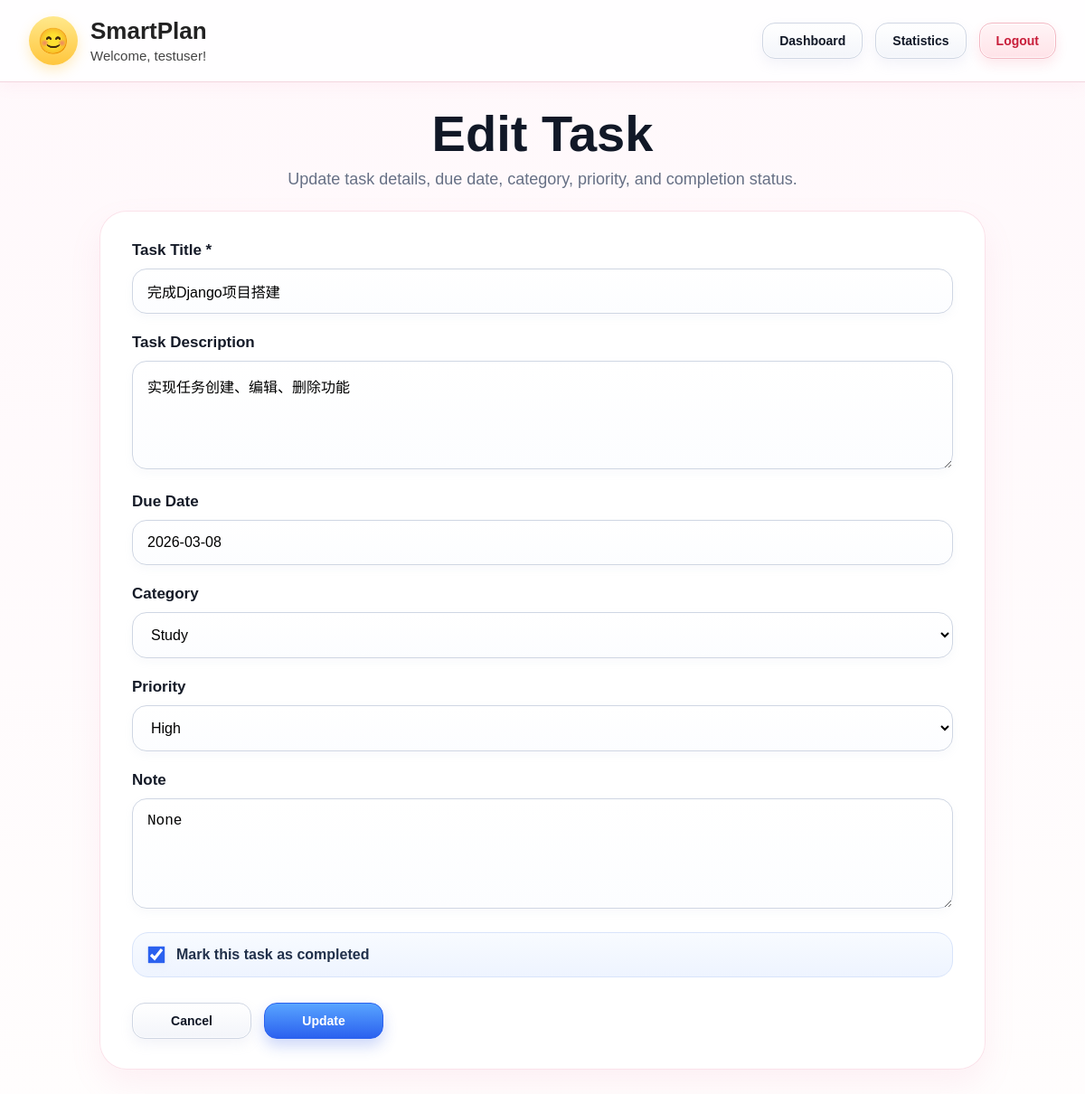
Page /task/edit/1/ (signed in) on the committed database.
### task/models.py (models this page shows, shortened)
class Task(models.Model):
    PRIORITY_CHOICES = [
        ('high', 'High'),
        ('medium', 'Medium'),
        ('low', 'Low'),
    ]
    user = models.ForeignKey(User, on_delete=models.CASCADE)
    title = models.CharField(max_length=255)
    description = models.TextField(blank=True)
    due_date = models.DateField(null=True, blank=True)
    created_at = models.DateTimeField(auto_now_add=True)
    completed_at = models.DateTimeField(null=True, blank=True)
    category = models.ForeignKey(Category, on_delete=models.SET_NULL, null=True,blank=True)
    priority = models.CharField(max_length=10, choices=PRIORITY_CHOICES, default='medium')
    status = models.BooleanField(default=False)
    note = models.TextField(blank=True, null=True)

class Category(models.Model):
    name = models.CharField(max_length=100, unique=True)
    color = models.CharField(max_length=7, default='#000000')
    description = models.TextField(blank=True)

### task/views.py (the view, shortened to what this page needs)
# urls.py: path('task/edit/<int:task_id>/', views.edit_task, name='edit_task'),
@login_required
def edit_task(request, task_id):
    user = request.user
    task = get_object_or_404(Task, id=task_id, user=user)
    categories = Category.objects.all()
    errors = []
    context = {
        'task': task,
        'categories': categories,
        'errors': errors,
        'user': user
    }
    return render(request, 'task/edit_task.html', context)

### task/templates/task/edit_task.html (shortened to what this page needs)
{% extends 'task/base.html' %}
{% block content %}
<div class="edit-task-shell">
    <div class="edit-task-header">
        <h2>Edit Task</h2>
        <p>Update task details, due date, category, priority, and completion status.</p>
    </div>
    <div class="edit-task-card">
        <form method="post">
            <div class="form-group">
                <label for="title">Task Title *</label>
                <input type="text" id="title" name="title" value="{{ task.title }}" required>
            </div>
            <div class="form-group">
                <label for="description">Task Description</label>
                <textarea id="description" name="description" rows="4">{{ task.description }}</textarea>
            </div>
            <div class="form-group">
                <label for="due_date">Due Date</label>
                <input
                    type="text"
                    id="due_date"
                    name="due_date"
                    value="{{ task.due_date|date:'Y-m-d' }}"
                    placeholder="Select a date"
                >
            </div>
            <div class="form-group">
                <label for="category">Category</label>
                <select id="category" name="category">
                    {% for category in categories %}
                        <option value="{{ category.id }}" {% if task.category and task.category.id == category.id %}selected{% endif %}>
                            {{ category.name }}
                        </option>
                    {% endfor %}
                </select>
            </div>
            <div class="form-group">
                <label for="priority">Priority</label>
                <select id="priority" name="priority">
                    <option value="high" {% if task.priority == 'high' %}selected{% endif %}>High</option>
                </select>
            </div>
            <div class="form-group">
                <label for="note">Note</label>
                <textarea
                    name="note"
                    id="note"
                    rows="5"
                    placeholder="Write task plan, steps, or description here..."
                >{{ task.note }}</textarea>
            </div>
            <div class="form-group">
                <div class="checkbox-row">
                    <label for="status" class="checkbox-label">
                        <input type="checkbox" id="status" name="status" {% if task.status %}checked{% endif %}>
                        Mark this task as completed
                    </label>
                </div>
            </div>
            <div class="edit-task-actions">
                <button
                    type="button"
                    class="btn btn-secondary"
                    onclick="window.location.href='{% url 'task_dashboard' %}'"
                >
                    Cancel
                </button>
                <button type="submit" class="btn btn-primary">Update</button>
            </div>
        </form>
    </div>
</div>
<link rel="stylesheet" href="https://cdn.jsdelivr.net/npm/flatpickr/dist/flatpickr.min.css">
{% endblock %}

### task/templates/task/base.html (shortened to what this page needs)
<!DOCTYPE html>
<html lang="en">
<head>
</head>
<body>
    <header class="topbar">
        <div class="topbar-inner">
            <div class="brand" style="display:flex; align-items:center; gap:14px;">
                <div style="
                    width:54px;
                    height:54px;
                    border-radius:50%;
                    display:flex;
                    align-items:center;
                    justify-content:center;
                    font-size:28px;
                    background:linear-gradient(180deg,#ffe88b,#ffc63d);
                    box-shadow:0 6px 14px rgba(255,200,60,0.30);
                ">
                    😊
                </div>
                <div>
                    <h1 style="margin:0;">SmartPlan</h1>
                    {% if user.is_authenticated %}
                        <div class="welcome-text">Welcome, {{ user.username }}!</div>
                    {% endif %}
                </div>
            </div>
            <nav class="nav-links" aria-label="Main navigation">
                {% if user.is_authenticated %}
                    <a href="{% url 'task_dashboard' %}"
                       class="{% if request.path == '/' or '/dashboard/' in request.path %}nav-active{% endif %}">
                        Dashboard
                    </a>
                    <a href="{% url 'stats_page' %}"
                       class="{% if '/stats/' in request.path %}nav-active{% endif %}">
                        Statistics
                    </a>
                    <a href="{% url 'logout' %}" class="nav-danger">
                        Logout
                    </a>
                {% endif %}
            </nav>
        </div>
    </header>
    <main class="page-wrapper">
        {% block content %}{% endblock %}
    </main>
</body>
</html>

### task/templates/task/base.html (style rules this page uses)
body { margin: 0; font-family: "Trebuchet MS", "Arial Rounded MT Bold", Arial, sans-serif; background: linear-gradient(180deg, #fff8fb 0%, #fffdfd 100%); color: #222; }
.page-wrapper { max-width: 1500px; margin: 0 auto; padding: 0 32px 40px; }
.topbar { background: rgba(255, 255, 255, 0.92); border-bottom: 1px solid #f3d6df; margin-bottom: 28px; box-shadow: 0 4px 16px rgba(241, 128, 160, 0.08); }
.topbar-inner { max-width: 1500px; margin: 0 auto; padding: 18px 32px; display: flex; justify-content: space-between; align-items: center; gap: 20px; flex-wrap: wrap; }
.brand h1 { margin: 0; font-size: 26px; line-height: 1.1; }
.brand p, .brand .welcome-text { margin: 4px 0 0; color: #444; font-size: 15px; }
.nav-links { display: flex; gap: 14px; flex-wrap: wrap; align-items: center; }
.nav-links a { display: inline-flex; align-items: center; justify-content: center; padding: 11px 18px; border-radius: 14px; text-decoration: none; font-size: 14px; font-weight: 700; border: 1px solid #cfd6e3; background: linear-gradient(180deg, #ffffff 0%, #f3f5fa 100%); color: #111827; box-shadow: 0 6px 14px rgba(170, 180, 210, 0.14), 0 0 0 1px rgba(255, 255, 255, 0.75) inset; transition: transform 0.18s ease, box-shadow 0.18s ease, border-color 0.18s ease, background 0.18s ease; }
.nav-links a.nav-danger { background: linear-gradient(180deg, #fff4f6 0%, #ffe3e8 100%); color: #c81e3a; border-color: #f3b8c3; box-shadow: 0 6px 14px rgba(235, 36, 64, 0.10), 0 0 0 1px rgba(255, 255, 255, 0.78) inset; }
.btn { display: inline-flex; align-items: center; justify-content: center; padding: 11px 18px; border-radius: 14px; text-decoration: none; border: 1px solid transparent; cursor: pointer; font-size: 14px; font-weight: 700; transition: transform 0.18s ease, box-shadow 0.18s ease, border-color 0.18s ease, background 0.18s ease; }
.btn-primary { background: linear-gradient(180deg, #58a4ff 0%, #2b61ef 100%); color: white; border-color: #2b61ef; box-shadow: 0 8px 16px rgba(50, 90, 230, 0.24); }
.btn-secondary { background: linear-gradient(180deg, #ffffff 0%, #f3f5fa 100%); color: #111827; border: 1px solid #cfd6e3; box-shadow: 0 6px 14px rgba(170, 180, 210, 0.14), 0 0 0 1px rgba(255, 255, 255, 0.75) inset; }
.form-group { margin-bottom: 18px; }
label { display: block; margin-bottom: 8px; font-weight: 700; }
input, select, textarea { width: 100%; padding: 12px 14px; box-sizing: border-box; border: 1px solid #cfd6e3; border-radius: 12px; font-size: 15px; background: linear-gradient(180deg, #ffffff 0%, #fcfdff 100%); box-shadow: 0 3px 8px rgba(170, 180, 210, 0.08), 0 0 0 1px rgba(255,255,255,0.75) inset; }
textarea { resize: vertical; }

### task/templates/task/edit_task.html (style rules this page uses)
.edit-task-shell { max-width: 980px; margin: 0 auto; }
.edit-task-header { margin-bottom: 24px; text-align: center; }
.edit-task-header h2 { margin: 0 0 10px; font-size: 56px; line-height: 1.05; font-weight: 900; color: #111827; }
.edit-task-header p { margin: 0 auto; max-width: 760px; font-size: 18px; color: #667085; }
.edit-task-card { background: rgba(255, 255, 255, 0.96); border-radius: 30px; padding: 34px 36px; box-shadow: 0 16px 34px rgba(238, 130, 167, 0.10), 0 0 0 1px rgba(250, 220, 230, 0.82) inset; }
.edit-task-card .form-group { margin-bottom: 22px; }
.edit-task-card label { display: block; margin-bottom: 10px; font-size: 17px; font-weight: 800; color: #151b28; }
.edit-task-card input[type="text"], .edit-task-card select, .edit-task-card textarea { width: 100%; padding: 15px 16px; border-radius: 16px; border: 1px solid #cfd6e3; background: linear-gradient(180deg, #ffffff 0%, #fcfdff 100%); font-size: 16px; box-sizing: border-box; box-shadow: 0 4px 10px rgba(170, 180, 210, 0.08), 0 0 0 1px rgba(255,255,255,0.80) inset; }
.edit-task-card textarea { resize: vertical; min-height: 120px; }
.checkbox-row { margin-top: 4px; padding: 14px 16px; border-radius: 18px; background: linear-gradient(180deg, #f8fbff 0%, #eef4ff 100%); border: 1px solid #d8e4fb; }
.checkbox-label { display: flex !important; align-items: center; gap: 12px; margin: 0 !important; font-size: 16px !important; font-weight: 700 !important; color: #21304a !important; cursor: pointer; }
.checkbox-label input[type="checkbox"] { width: 20px; height: 20px; margin: 0; accent-color: #2b61ef; flex-shrink: 0; }
.edit-task-actions { display: flex; gap: 14px; flex-wrap: wrap; margin-top: 28px; }
.edit-task-actions .btn { min-width: 132px; }

### rows in the picture
Task: title "完成Django项目搭建", description "实现任务创建、编辑、删除功能", due_date "2026-03-08", category "Study", priority "High", note "None", status "☑"

### other values in the picture
{{ user.username }} "testuser"
